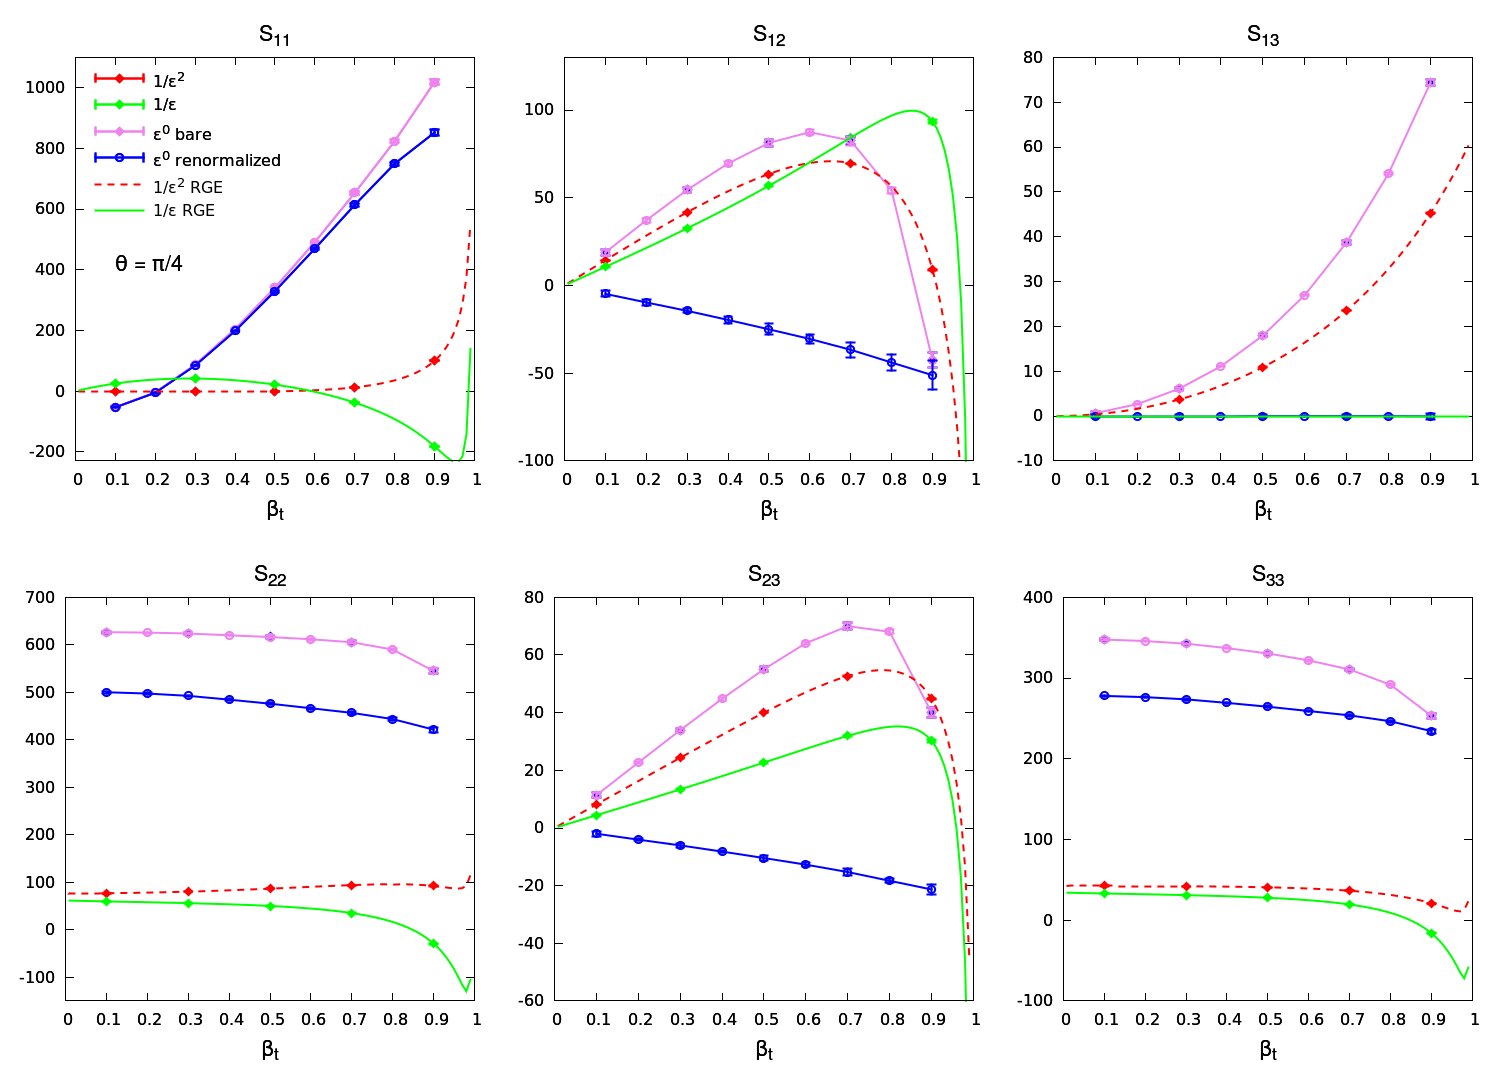

gnuplot code for this plot:
#
 
set terminal pngcairo enhanced dashed size 21in, 15in 
set output 'soft-function-gg-re-beta.png'

set multiplot

set ylabel ""
set xlabel "{/Symbol b}_t" font "Helvetica, 16"
#set format y "10^{%T}"

set style line 1 lt 1 lw 2 pt 13 ps 1.2 lc rgb "red" 
set style line 2 lt 1 lw 2 pt 13 ps 1.2 lc rgb "green" 
set style line 3 lt 1 lw 2 pt 13 ps 1.2 lc rgb "blue" 
set style line 4 lt 1 lw 2 pt 13 ps 1.2 lc rgb "violet" 
set style line 5 lt 2 lw 2 pt 13 ps 1.2 lc rgb "red" 

#set grid
set xrange [0:1]
set xtics 0.1
set size 0.333333, 0.5

#-----------------------------------------------------------------------------
#-----------------------------------------------------------------------------
#-- Plots
#-----------------------------------------------------------------------------
#-----------------------------------------------------------------------------

#-----------------------------------------------------------------------------
set origin 0, 0.5
set key top left Left reverse spacing 1.4
set title 'S_{11}' font "Helvetica, 16"
set yrange [-230:1100]
#set yrange [-230:130]
set label 2 "{/Symbol q} = {/Symbol p}/4" at graph 0.10, 0.50 left font "Helvetica, 16"

plot   \
  '<paste ../tabletad11gg.dat ../tablebub11gg.dat ../table2cut11gg.dat ../oldtable1cutgg.dat'  \
  u 1:($2+$6+$24+$32):($25) w err ls 1 t '1/{/Symbol e}^2',\
  '<paste ../tabletad11gg.dat ../tablebub11gg.dat ../table2cut11gg.dat ../oldtable1cutgg.dat'  \
  u 1:($3+$7+$26+$33):($27) w err ls 2 t '1/{/Symbol e}',\
  '<paste ../tabletad11gg.dat ../tablebub11gg.dat ../table2cut11gg.dat ../oldtable1cutgg.dat'  \
  u 1:($4+$8+$28+$34):($29) w err ls 4 t '{/Symbol e}^0 bare',\
  '../tablealtgg.dat' u 1:2:3 w err ls 4 pt 6 t '',\
  '' u 1:2 w l ls 4 t '',\
  '<paste ../tablealtgg.dat ../common/tablerge2ep0gg.dat' u 1:($2+$15):3 w err ls 3 pt 6 t '{/Symbol e}^0 renormalized',\
  '' u 1:($2+$15) w l ls 3 t ''


replot \
  '../common/tablergegg.dat' u 1:(-$2) w l ls 5 t '1/{/Symbol e}^2 RGE',\
  '../common/tablergegg.dat' u 1:(-$3) w l ls 2 t '1/{/Symbol e} RGE'

#-----------------------------------------------------------------------------
set origin 0.33, 0.5
set key top left
set title 'S_{12}' font "Helvetica, 16"
unset label 2 
set yrange [-100:130]

plot   \
  '<paste ../tabletad12gg.dat ../tablebub12gg.dat ../table2cut12gg.dat ../oldtable1cutgg.dat'  \
  u 1:($2+$6+$24+$36):($25) w err ls 1 t '',\
  '<paste ../tabletad12gg.dat ../tablebub12gg.dat ../table2cut12gg.dat ../oldtable1cutgg.dat'  \
  u 1:($3+$7+$26+$37):($27) w err ls 2 t '',\
  '<paste ../tabletad12gg.dat ../tablebub12gg.dat ../table2cut12gg.dat ../oldtable1cutgg.dat'  \
  u 1:($4+$8+$28+$38):($29) w err ls 3 t '',\
  '../tablealtgg.dat' u 1:4:5 w err ls 4 pt 6 t '',\
  '' u 1:4 w l ls 4 t '',\
  '<paste ../tablealtgg.dat ../common/tablerge2ep0gg.dat' u 1:($4+$16):3 w err ls 3 pt 6 t '',\
  '' u 1:($4+$16) w l ls 3 t ''

plot \
  '../common/tablergegg.dat' u 1:(-$4) w l ls 5 t '',\
  '../common/tablergegg.dat' u 1:(-$5) w l ls 2 t ''

#-----------------------------------------------------------------------------
set origin 0.66, 0.5
set key top left
set title 'S_{13}' font "Helvetica, 16"
set yrange [-10:80]

plot   \
  '<paste ../tabletad13gg.dat ../tablebub13gg.dat ../table2cut13gg.dat ../oldtable1cutgg.dat'  \
  u 1:($2+$6+$24+$40):($25) w err ls 1 t '',\
  '<paste ../tabletad13gg.dat ../tablebub13gg.dat ../table2cut13gg.dat ../oldtable1cutgg.dat'  \
  u 1:($3+$7+$26+$41):($27) w err ls 2 t '',\
  '<paste ../tabletad13gg.dat ../tablebub13gg.dat ../table2cut13gg.dat ../oldtable1cutgg.dat'  \
  u 1:($4+$8+$28+$42):($29) w err ls 3 t '',\
  '../tablealtgg.dat' u 1:6:7 w err ls 4 pt 6 t '',\
  '' u 1:6 w l ls 4 t '',\
  '<paste ../tablealtgg.dat ../common/tablerge2ep0gg.dat' u 1:($6+$17):7 w err ls 3 pt 6 t '',\
  '' u 1:($6+$17) w l ls 3 t ''


plot \
  '../common/tablergegg.dat' u 1:(-$6) w l ls 5 t '',\
  '../common/tablergegg.dat' u 1:(-$7) w l ls 2 t ''

#-----------------------------------------------------------------------------
set origin 0, 0.0
set key bottom left
set title 'S_{22}' font "Helvetica, 16"
set yrange [-150:700]

plot   \
  '<paste ../tabletad22gg.dat ../tablebub22gg.dat ../table2cut22gg.dat ../oldtable1cutgg.dat'  \
  u 1:($2+$6+$24+$44):($25) w err ls 1 t '',\
  '<paste ../tabletad22gg.dat ../tablebub22gg.dat ../table2cut22gg.dat ../oldtable1cutgg.dat'  \
  u 1:($3+$7+$26+$45):($27) w err ls 2 t '',\
  '<paste ../tabletad22gg.dat ../tablebub22gg.dat ../table2cut22gg.dat ../oldtable1cutgg.dat'  \
  u 1:($4+$8+$28+$46):($29) w err ls 3 t '',\
  '../tablealtgg.dat' u 1:8:9 w err ls 4 pt 6 t '',\
  '' u 1:8 w l ls 4 t '',\
  '<paste ../tablealtgg.dat ../common/tablerge2ep0gg.dat' u 1:($8+$18):9 w err ls 3 pt 6 t '',\
  '' u 1:($8+$18) w l ls 3 t ''

plot \
  '../common/tablergegg.dat' u 1:(-$8) w l ls 5 t '',\
  '../common/tablergegg.dat' u 1:(-$9) w l ls 2 t ''

#-----------------------------------------------------------------------------
set origin 0.33, 0.0
set key top left
set title 'S_{23}' font "Helvetica, 16"
set yrange [-60:80]

plot   \
  '<paste ../tabletad23gg.dat ../tablebub23gg.dat ../table2cut23gg.dat ../oldtable1cutgg.dat'  \
  u 1:($2+$6+$24+$48):($25) w err ls 1 t '',\
  '<paste ../tabletad23gg.dat ../tablebub23gg.dat ../table2cut23gg.dat ../oldtable1cutgg.dat'  \
  u 1:($3+$7+$26+$49):($27) w err ls 2 t '',\
  '<paste ../tabletad23gg.dat ../tablebub23gg.dat ../table2cut23gg.dat ../oldtable1cutgg.dat'  \
  u 1:($4+$8+$28+$50):($29) w err ls 3 t '',\
  '../tablealtgg.dat' u 1:10:11 w err ls 4 pt 6 t '',\
  '' u 1:10 w l ls 4 t '',\
  '<paste ../tablealtgg.dat ../common/tablerge2ep0gg.dat' u 1:($10+$19):11 w err ls 3 pt 6 t '',\
  '' u 1:($10+$19) w l ls 3 t ''


plot \
  '../common/tablergegg.dat' u 1:(-$10) w l ls 5 t '',\
  '../common/tablergegg.dat' u 1:(-$11) w l ls 2 t ''

#-----------------------------------------------------------------------------
set origin 0.66, 0.0
set key top left
set title 'S_{33}' font "Helvetica, 16"
set yrange [-100:400]

plot   \
  '<paste ../tabletad33gg.dat ../tablebub33gg.dat ../table2cut33gg.dat ../oldtable1cutgg.dat'  \
  u 1:($2+$6+$24+$52):($25) w err ls 1 t '',\
  '<paste ../tabletad33gg.dat ../tablebub33gg.dat ../table2cut33gg.dat ../oldtable1cutgg.dat'  \
  u 1:($3+$7+$26+$53):($27) w err ls 2 t '',\
  '<paste ../tabletad33gg.dat ../tablebub33gg.dat ../table2cut33gg.dat ../oldtable1cutgg.dat'  \
  u 1:($4+$8+$28+$54):($29) w err ls 3 t '',\
  '../tablealtgg.dat' u 1:12:13 w err ls 4 pt 6 t '',\
  '' u 1:12 w l ls 4 t '',\
  '<paste ../tablealtgg.dat ../common/tablerge2ep0gg.dat' u 1:($12+$20):13 w err ls 3 pt 6 t '',\
  '' u 1:($12+$20) w l ls 3 t ''

plot \
  '../common/tablergegg.dat' u 1:(-$12) w l ls 5 t '',\
  '../common/tablergegg.dat' u 1:(-$13) w l ls 2 t ''


